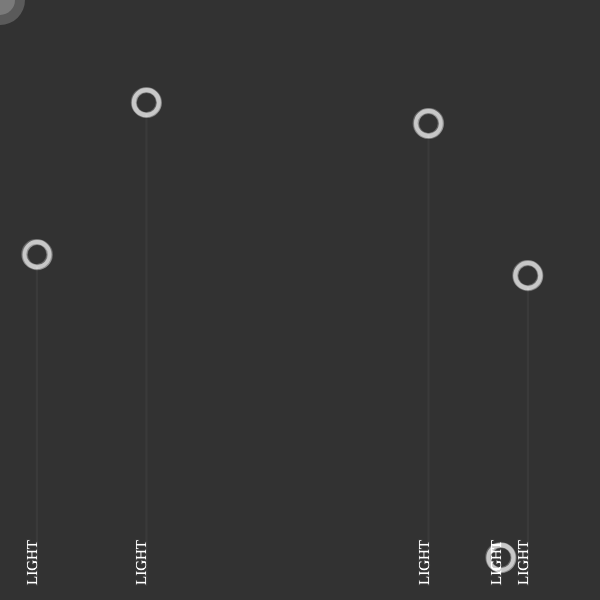
Frame 1 (no input)
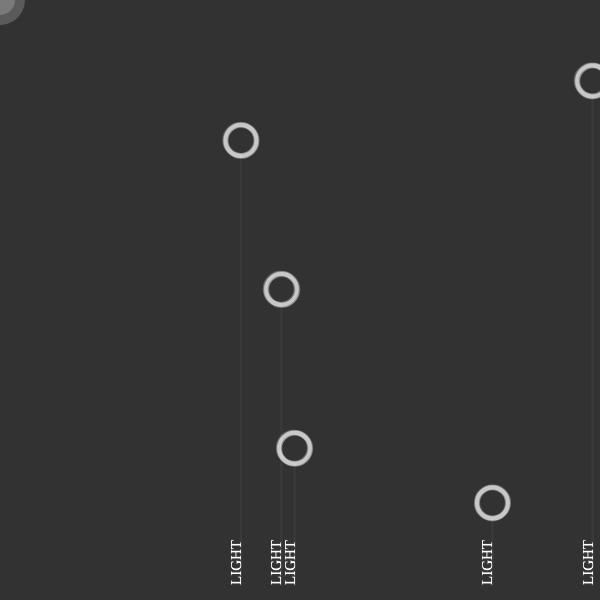
Frame 60 (no input)
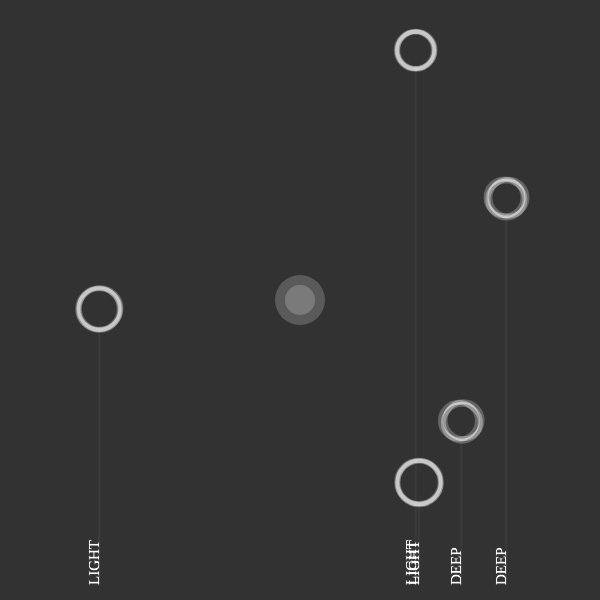
Frame 120 (the mouse pressed at the canvas centre since frame 60)

The p5.js sketch that drew these frames (run headless with seeded random() and noise() and a simulated clock; from frame 60 on, the mouse is pressed at the canvas centre):

// p5.js sketch
// ── sketch.js
var v; // all vehicles
var t; // all targets
var mm;
var count = 5;


function setup() {
  createCanvas(600, 600)
  frameRate(30)
  textFont('Roboto Mono')

  mm = new MouseMarker(mouseX, mouseY);

  v = []; // initialise empty vehicles array
  t = []; // initialise empty targets array
  for (var i = 0; i < count; i++) {

    // add new Vehicle to the end of the vehicles array
    v.push(
      new Vehicle(
        floor(random(width)), floor(random(height)),
        color(floor(random(255)) + 50, floor(random(255)))
      )
    );

    // add new target to the end of the targets array
    t.push(newTarget());
  }

}

function draw() {
  
  

    var alertness = map(dist(mouseX, mouseY, pmouseX, pmouseY), 0, 200, 0, 100)
  background(50 + alertness * 2);

  mm.setPosition(mouseX, mouseY);
  mm.addAlertness(alertness);
  mm.update();
  mm.draw();

  for (var i = 0; i < count; i++) {

    // check if current vehicle at array index i has hit its target.
    if (v[i].position.x < t[i].x + 2 && v[i].position.x > t[i].x - 2 && v[i].position.y < t[i].y + 2 && v[i].position.y > t[i].y - 2) {
      // create new target for vehicle at index i
      t[i] = newTarget();
    }

    // draw target for vehicle at index i
    /*push();
    fill(v[i].color);
    stroke(0);
    strokeWeight(0);
    ellipse(t[i].x,t[i].y, 20,20);
    pop();*/

    // update and draw the vehicle at index i

    // alter general alertness by distance of mouse to vehicle

    var factor = 1 - (dist(v[i].position.x, v[i].position.y, mouseX, mouseY) / 200);

    if (factor < 0) factor = 0;
    if (factor > 1) factor = 1;

    var vAlertness = alertness * factor;

    v[i].seek(t[i]);
    v[i].update();
    v[i].draw();
    v[i].addAlertness(vAlertness);
  }
}

function newTarget() {
  // create new random target
  return new createVector(floor(random(width)), floor(random(height)));
}


/* Mouse Marker */

var MouseMarker = function(x, y) {
  this.position = new p5.Vector(x, y);
  this.targetPosition = new p5.Vector(x, y);
  this.alertness = 0;
  this.r = 10;
  this.maxAlertness = 60;
}
MouseMarker.prototype.setPosition = function(x, y) {
  this.targetPosition.x = x;
  this.targetPosition.y = y;
}

MouseMarker.prototype.addAlertness = function(a) {
  this.alertness += a;
}


MouseMarker.prototype.update = function() {

  this.position.x = this.position.x + (this.targetPosition.x - this.position.x) * 0.25;
  this.position.y = this.position.y + (this.targetPosition.y - this.position.y) * 0.25;

  this.alertness -= this.alertness * 0.5;

  // limit alertness
  if (this.alertness > this.maxAlertness) {
    this.alertness = this.maxAlertness;
  }
}

MouseMarker.prototype.draw = function() {
  push()
  noStroke()
  fill(255, (this.alertness * 10) + 50)

  var a = this.alertness * 1;

  ellipse(this.position.x, this.position.y, (a * 2), (a * 2))
  ellipse(this.position.x, this.position.y, (a * 4) + 30, (a * 4) + 30)
  ellipse(this.position.x, this.position.y, (a * 8) + 50, (a * 8) + 50)
  pop()
}

/* Vehicle class */
var Vehicle = function(x, y, color) {
  // 'this' in this case referst to the Vehicle class itself. 
  // It means all those variable are instance vars of the 
  // Vehicle class. Every vehicle has its own set of those
  // variables.
  this.alertness = 0;
  this.color = color;
  this.acceleration = new p5.Vector(0, 0)
  this.velocity = new p5.Vector(0, -1)
  this.position = new p5.Vector(x, y)
  this.r = 5
  this.maxspeed = 2
  this.maxforce = 1
  this.maxAlertness = 60;
  this.state=1
  this.lastupdate = 0
  this.levelup = 3000
  this.grow = 0
}

Vehicle.prototype.update = function() {
  
  //checking the sleep phase
  if (this.state > 3) {
    this.state = 1
  }

  if (millis() - this.lastupdate > this.levelup) {

    this.lastupdate = millis()
    this.state = this.state + 1
    
  }
  
  this.grow = this.grow + 0.1
  
  
  this.velocity.add(this.acceleration)
  this.velocity.limit(this.maxspeed)
  this.position.add(this.velocity)
  this.acceleration.mult(0)

  // decrease alertness. 
  // if you multiply by percentage you will not have to check if its negative
  this.alertness -= this.alertness * 0.05;

  // limit alertness
  if (this.alertness > this.maxAlertness) {
    this.alertness = this.maxAlertness;
  }

}

Vehicle.prototype.applyForce = function(force) {
  this.acceleration.add(force);
}

Vehicle.prototype.addAlertness = function(a) {
  this.alertness += a;
}

Vehicle.prototype.seek = function(target) {
  var desired = p5.Vector.sub(target, this.position)

  desired.setMag(this.maxspeed);

  var steer = p5.Vector.sub(desired, this.velocity)
  steer.limit(this.maxforce);

  this.applyForce(steer)
}

Vehicle.prototype.draw = function() {
  push()
  translate(this.position.x, this.position.y)
  
  
  radius = (this.r + this.alertness) * 5 +this.grow
  
  var circler = 255;  var circleg = 255;  var circleb = 255;

  var circler1 = 255;  var circleg1 = 255;  var circleb1 = 255;

  var circler2 = 255;  var circleg2 = 255;  var circleb2 = 255;

  var x = 0;  var y = 0;

  var x1 = 0;  var y1 = 0;

  var x2 = 0;  var y2 = 0;

  var speed1 = 0
  var pull1 = 0.9;
  var s = 0

  colorMode(RGB);

  ///

  blendMode(ADD);
  strokeWeight(5);
  noFill();

  if (this.state == 1) {

    circler = 255;    circleg = 255;    circleb = 255;

    circler1 = 255;    circleg1 = 255;    circleb1 = 255;

    circler2 = 255;    circleg2 = 255;    circleb2 = 255;
    
    speed1= 0.1
    s = 'LIGHT'
    this.maxspeed = 4

  }
  if (this.state == 2) {

    circler = 255;    circleg = 255;    circleb = 255;

    circler1 = 255;    circleg1 = 255;    circleb1 = 255;

    circler2 = 255;    circleg2 = 255;    circleb2 = 255;

    speed1 = 0.3;
    pull1 = 0.9;
    s = 'DEEP'
    this.maxspeed = 2

  }
  if (this.state == 3) {

    //circles
    circler = 255;    circleg = 0;    circleb = 0;

    circler1 = 0;    circleg1 = 255;    circleb1 = 0;

    circler2 = 0;    circleg2 = 0;    circleb2 = 255;
    
    speed1= 0.5
    pull1=0.99
    s = 'REM'
    this.maxspeed = 0.2
  }
  
  x = x + random(speed1, speed1*2);
  y = y + random(speed1, speed1*2);

  x1 = x1 + random(-speed1, -speed1*2);
  y1 = y1 + random(-speed1, -speed1*2);

  x2 = x2 + random(speed1, speed1*2);
  y2 = y2 + random(-speed1, -speed1*2);

x = x * pull1;
  y = y * pull1;

  x1 = x1 * pull1;
  y1 = y1 * pull1;

  x2 = x2 * pull1;
  y2 = y2 * pull1;
  

  noFill();
  stroke(circler, circleg, circleb, 50);
  ellipse(x2*5, y2*5, radius);
  stroke(circler1, circleg1, circleb1, 50);
  ellipse(x1*5, y1*5, radius);
  stroke(circler2, circleg2, circleb2, 50);
  ellipse(x, y, radius);

  

   if (radius > 100){
    this.lastupdate= millis()
    this.state= 1
    this.grow = 0
    
  }
  stroke(20,100)
  strokeWeight(2)
  line(0,radius/2,0,height - this.position.y - 15)
  
  rotate(Math.PI*-0.5)
  
  fill(255)
  textSize(height/40)
  text(s,-height + this.position.y + 15 ,0)
  
  pop()
}

/* end of Vehicle class */
